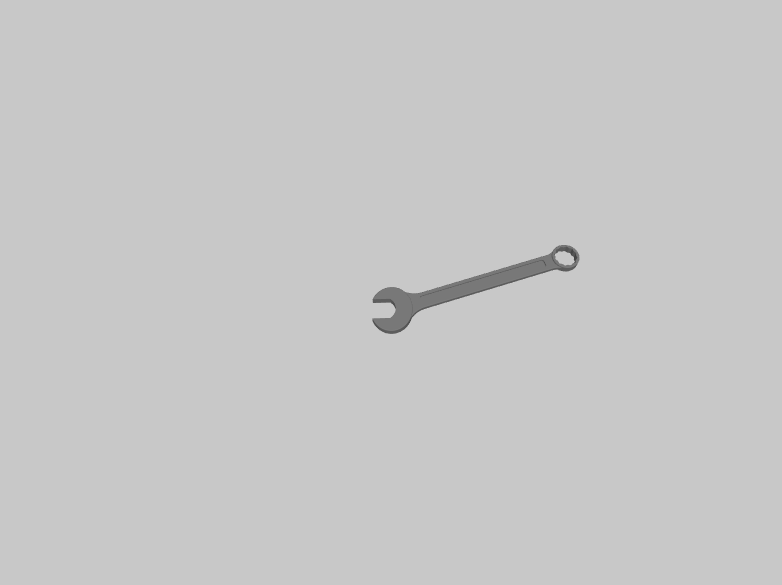
#> input picture cad_wrench.png, 782 x 585 px
$ python prueba2.py
#> lines starting #> are read from the running program, lines starting #| are printed output that depends on the picture; after the words box and inside, x2 and y2 are one past the last pixel; in counts of white or black regions, pixels touching at a corner belong together
import numpy as np
import cv2
import trimesh
import json
import os
import matplotlib.pyplot as plt

from scipy.spatial.transform import Rotation as R

def load_image_and_detect_edges(image_path, canny_low=30, canny_high=50):
    """Carga una imagen y detecta los bordes usando Canny."""
#> called with image_path = 'cad_wrench.png', canny_low = 30, canny_high = 50
    img = cv2.imread(image_path, cv2.IMREAD_GRAYSCALE)
#> img is the input picture: shape (585, 782); min 63, max 200, mean 199.2
    if img is None:
        raise ValueError(f"No se pudo cargar la imagen en {image_path}")

    edges = cv2.Canny(img, canny_low, canny_high)
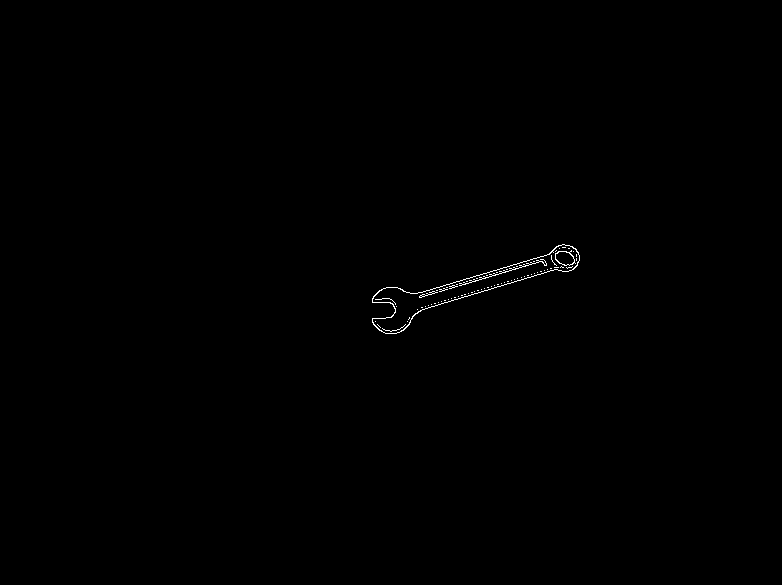
#> edges: shape (585, 782); 0.22% white in thin lines or dots, all inside (x1, y1, x2, y2) = (372, 244, 580, 334)
    print(f"Se detectaron bordes en la imagen: {np.count_nonzero(edges)} puntos.")
#| Se detectaron bordes en la imagen: 1008 puntos.
    return edges

def generate_inverse_rays(edges, focal_length_px):
    """Genera rayos inversos desde los puntos detectados de borde."""
#> called with focal_length_px = 800
    h, w = edges.shape
#> h = 585; w = 782
    rays = []

    for y in range(h):
        for x in range(w):
            if edges[y, x] != 0:  # Si es borde
                # Centrar la imagen en el origen (0,0)
                x_centered = x - w / 2
                y_centered = y - h / 2
                ray = np.array([x_centered, y_centered, focal_length_px])
                ray /= np.linalg.norm(ray)  # Normalizar el rayo
                rays.append(ray)

    print(f"Generados {len(rays)} rayos inversos.")
#| Generados 1008 rayos inversos.
    return np.array(rays)

# [105 lines left out: functions find_closest_points, compute_correspondences, compute_rigid_transformation, icp_iteration, save_final_pose_to_json, not called in this run]


def load_cad_model(cad_path):
    """Carga el modelo CAD .obj."""
    model = trimesh.load(cad_path)
    if not isinstance(model, trimesh.Trimesh):
        raise TypeError("El archivo no es un modelo de malla válido")
    print("Modelo CAD cargado correctamente ✅")
    return model

def main():
    # Paths de tus archivos
    #image_path = "cad_photo.png"   # Ruta a tu imagen de entrada 1
    #image_path = "cad_photo_2.png"
    #cad_path = "escalera_bar_centered.obj"  # Ruta a tu modelo CAD

    image_path = "cad_wrench.png"
    cad_path = "wrench.obj"  # Ruta a tu modelo CAD


    # Parámetros
    focal_length_px = 800  # Estimación de la focal en píxeles (ajustable)

    # 1. Cargar imagen y detectar bordes
    edges = load_image_and_detect_edges(image_path)

    # 🎨 Mostrar el resultado del Canny
    plt.figure(figsize=(10, 8))
    plt.imshow(edges, cmap='gray')
    plt.title('Bordes detectados (Canny)')
    plt.axis('off')
    plt.show()

    # 2. Generar rayos inversos a partir de bordes
    rays = generate_inverse_rays(edges, focal_length_px)
#> rays = 1008 rows, first 8: [0.209, -0.0592, 0.976], [0.21, -0.0592, 0.976], [0.211, -0.0592, 0.976], [0.204, -0.058, 0.977], [0.205, -0.058, 0.977], [0.206, -0.058, 0.977], [0.208, -0.058, 0.977], [0.212, -0.0579, 0.976]

    # 3. Cargar el modelo CAD
    model = load_cad_model(cad_path)

        # Por ahora solo imprimimos tamaños
    print(f"Modelo CAD tiene {len(model.vertices)} vértices y {len(model.faces)} caras.")

    # 4. Aplicar ICP y encontrar la mejor transformación
    model, R_matrix, t_vector = icp_iteration(model, rays)

    # 5. Guardar la pose final en JSON
    save_final_pose_to_json(R_matrix, t_vector)

if __name__ == "__main__":
    main()
#> (the call stopped at in load_cad_model, `model = trimesh.load(cad_path)`: trimesh is not available in this run)
